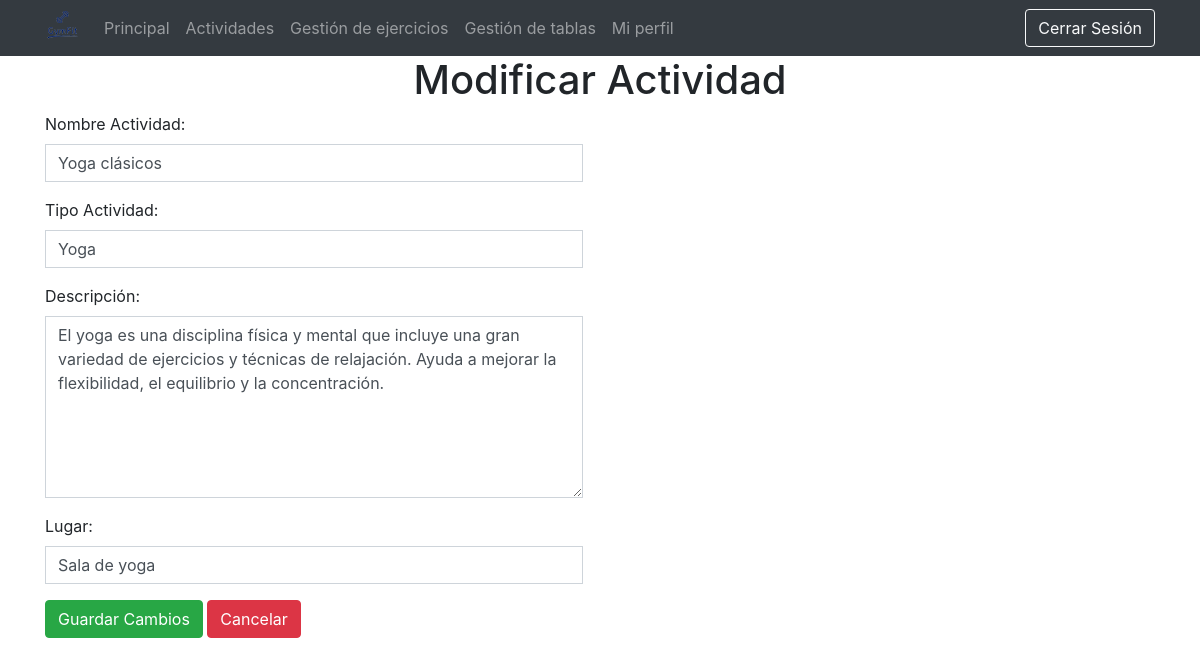
The app's page /vistas/modificarActividad.php?id=14 (signed in) with its own data.
### tables this page shows
CREATE TABLE IF NOT EXISTS `actividad` (
  `idActividad` int(11) NOT NULL AUTO_INCREMENT,
  `nombre` varchar(45) NOT NULL,
  `tipo` varchar(45) DEFAULT NULL,
  `descripcion` varchar(200) DEFAULT NULL,
  `lugar` varchar(45) DEFAULT NULL,
  PRIMARY KEY (`idActividad`)
);

### modelos/m_gestionarActividades.php (called while the page is built, shortened)
<?php
require_once '../controladores/controlador_actividad.php';
class m_gestionarActividades
{
  public function getDatosActividad($id)
  {
    $bd = conexion_BD();
    $r = $bd->query("SELECT * FROM actividad WHERE idActividad='" . $id . "'");
    mysqli_data_seek($r, 0);
    $extraido = mysqli_fetch_array($r);
    return $extraido;
  }
}

### controladores/controlador_actividad.php (called while the page is built, shortened)
<?php
require_once '../modelos/m_gestionarActividades.php';
class controlador_actividad
{
  public static function devolverActividad($id)
  {
    $m_gestionarActividades = new m_gestionarActividades();
    if($m_gestionarActividades->comprobarActividad($id))
    {
    return $m_gestionarActividades->getDatosActividad($id);
   }
  }
}
?>

### vistas/modificarActividad.php (the view, shortened to what this page needs)
<?php
require_once '../controladores/controlador_actividad.php';
require 'head.php';
$idActividad = $_GET['id'];
$result = controlador_actividad::devolverActividad($idActividad);
if (isset($_SESSION['userID']) && $_SESSION['connected'] == true && $_SESSION['userType'] == 'Administrador') {
?>
  <body>
    <?php require 'header_admin.php' ?>
    <div class="container">
      <h1 class="text-center">Modificar Actividad</h1>
      <form id="contact_form" action="../controladores/controlador_modActividad.php" method="post" enctype="multipart/form-data" style="margin-right:5px;">
        <div class="row">
          <div class="col-sm-6">
            <div class="form-group">
              <label for="nombreA">Nombre Actividad:</label>
              <input value="<?php echo $result['nombre'] ?>" name="actualizarnombre" type="text" class="form-control rounded-0" required>
            </div>
            <div class="form-group">
              <label for="tipo">Tipo Actividad:</label>
              <input name="actualizartipo" class="form-control rounded-0" type="text" value="<?php echo $result['tipo']; ?>" placeholder="<?php echo $result['tipo']; ?>" required>
            </div>
            <div class="form-group">
              <label for="descripcion">Descripción:</label>
              <textarea name="actualizardescrip" rows="7" class="form-control rounded-0" required><?php echo $result['descripcion']; ?></textarea>
            </div>
            <div class="form-group">
              <label for="lugar">Lugar:</label>
              <input type="text" name="actualizarlugar" value="<?php echo $result['lugar']; ?>" class="form-control rounded-0" required>
            </div>
          </div>
        </div>
        <input type="hidden" name="actualizarid" value="<?php echo $result['idActividad']; ?>">
        <div class="row">
          <div class="col-sm-6">
            <button type="submit" class="btn btn-success"><span class="glyphicon glyphicon-ok"></span> Guardar Cambios</button>
            <a href="verActividad.php?id=<?php echo $result['idActividad']; ?>" class="btn btn-danger"><span class="glyphicon glyphicon-remove"></span> Cancelar</a>
          </div>
        </div>
      </form>
    </div>
  </body>
  </html>
  <?php
} else {
  if (isset($_SESSION['userID']) && $_SESSION['connected'] == true && $_SESSION['userType'] == 'Deportista') {
    echo "<script>";
    echo "alert('No tienes permisos para entrar en esta página');";
    echo "window.location = '../vistas/deportista.php'";
    echo "</script>";
    exit();
  } else {
    if (isset($_SESSION['userID']) && $_SESSION['connected'] == true && $_SESSION['userType'] == 'Entrenador') {
  ?>
      <body>
        <?php require 'header_entrenador.php' ?>
        <div class="container">
          <h1 class="text-center">Modificar Actividad</h1>
          <form id="contact_form" action="../controladores/controlador_modActividad.php" method="post" enctype="multipart/form-data" style="margin-right:5px;">
            <div class="row">
              <div class="col-sm-6">
                <div class="form-group">
                  <label for="nombreA">Nombre Actividad:</label>
                  <input value="<?php echo $result['nombre'] ?>" name="actualizarnombre" type="text" class="form-control rounded-0" required>
                </div>
                <div class="form-group">
                  <label for="tipo">Tipo Actividad:</label>
                  <input name="actualizartipo" class="form-control rounded-0" type="text" value="<?php echo $result['tipo']; ?>" placeholder="<?php echo $result['tipo']; ?>" required>
                </div>
                <div class="form-group">
                  <label for="descripcion">Descripción:</label>
                  <textarea name="actualizardescrip" rows="7" class="form-control rounded-0" required><?php echo $result['descripcion']; ?></textarea>
                </div>
                <div class="form-group">
                  <label for="lugar">Lugar:</label>
                  <input type="text" name="actualizarlugar" value="<?php echo $result['lugar']; ?>" class="form-control rounded-0" required>
                </div>
              </div>
            </div>
            <div class="row">
              <div class="col-sm-6">
                <button type="submit" class="btn btn-success"><span class="glyphicon glyphicon-ok"></span> Guardar Cambios</button>
                <a href="verActividadEntrenador.php?id=<?php echo $result['idActividad']; ?>" class="btn btn-danger"><span class="glyphicon glyphicon-remove"></span> Cancelar</a>
              </div>
            </div>
          </form>
        </div>
      </body>
      </html>
<?php
    }
  }
}
?>

### records on screen
actividad: actualizarnombre "Yoga clásicos", actualizartipo "Yoga", actualizardescrip "El yoga es una disciplina física y mental que incluye una gran variedad de ejercicios y técnicas de relajación. Ayuda a mejorar la flexibilidad, el equilibrio y la concentración.", actualizarlugar "Sala de yoga"
